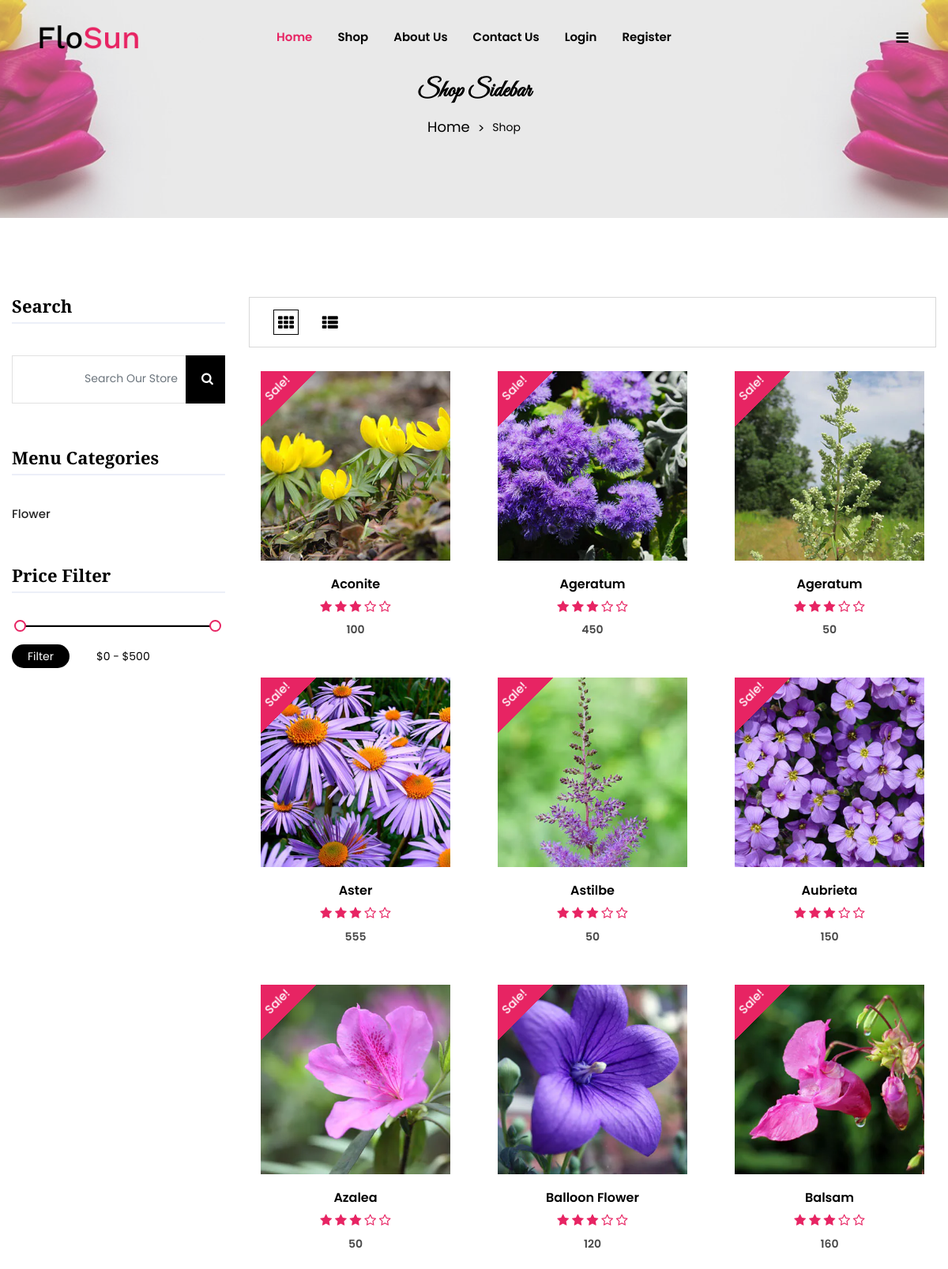
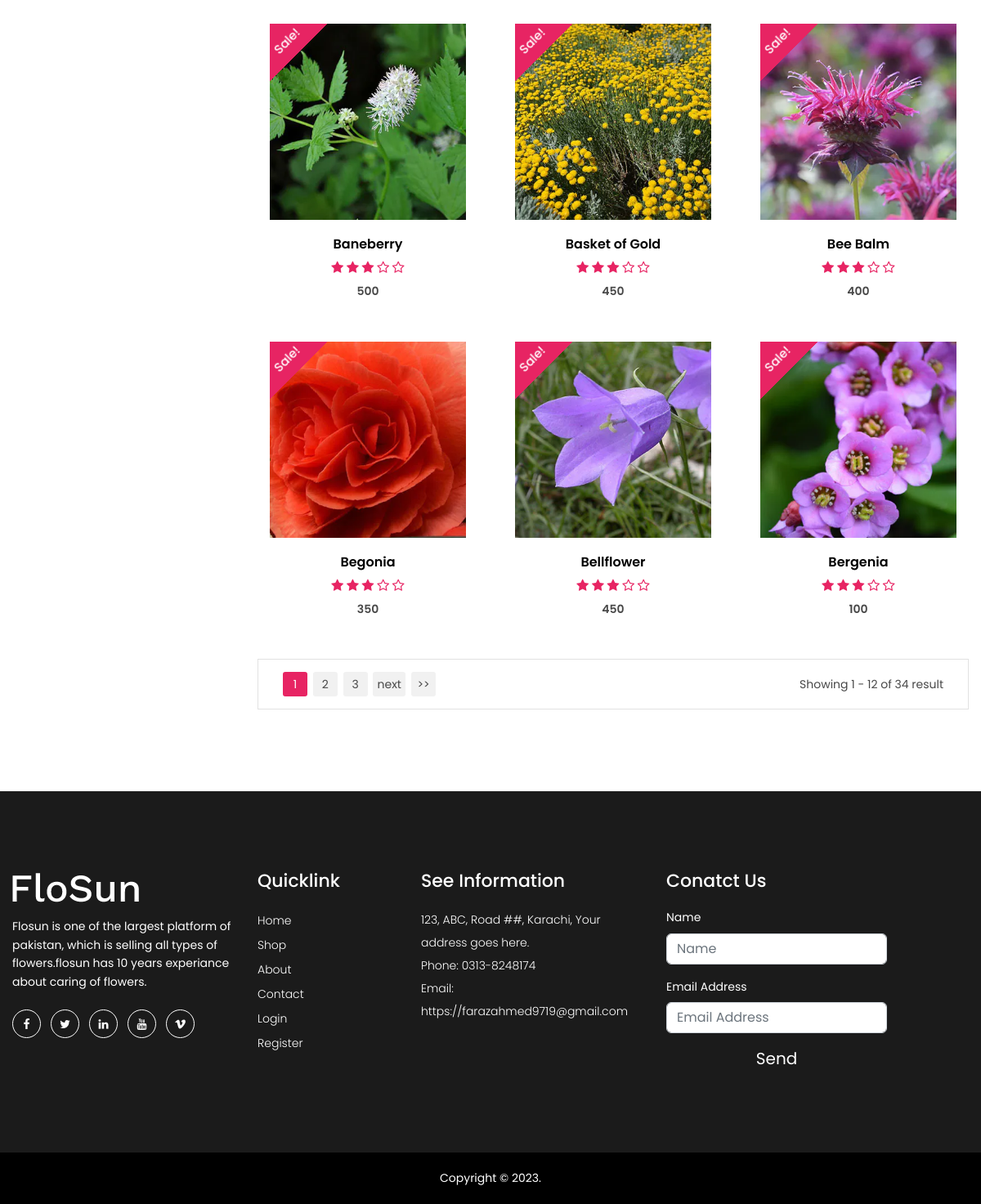
Screenshot of /index_product.php with the database file from the repository (2 pictures, top to bottom).
### tables this page shows
CREATE TABLE `product2` (
  `p_id` int(11) NOT NULL,
  `p_name` varchar(1000) NOT NULL,
  `p_desc` varchar(1000) NOT NULL,
  `price` int(11) NOT NULL,
  `c_id` int(11) NOT NULL,
  `image` varchar(10000) NOT NULL
);

CREATE TABLE `category` (
  `c_id` int(11) NOT NULL,
  `c_name` varchar(100) NOT NULL
);

### product.php (the view, shortened to what this page needs)
<!doctype html>
<html class="no-js" lang="en">
<head>
    <link rel="stylesheet" href="assets/css/vendor/bootstrap.min.css">
    <link rel="stylesheet" href="assets/css/vendor/font.awesome.min.css">
    <link rel="stylesheet" href="assets/css/vendor/linearicons.min.css">
    <link rel="stylesheet" href="assets/css/plugins/swiper-bundle.min.css">
    <link rel="stylesheet" href="assets/css/plugins/animate.min.css">
    <link rel="stylesheet" href="assets/css/plugins/jquery-ui.min.css">
    <link rel="stylesheet" href="assets/css/plugins/nice-select.min.css">
    <link rel="stylesheet" href="assets/css/plugins/magnific-popup.css">
    <link rel="stylesheet" href="assets/css/style.css">
</head>
<body>
    <div class="shop-main-area">
        <div class="container container-default custom-area">
            <div class="row flex-row-reverse">
                <div class="col-lg-9 col-12 col-custom widget-mt">
                    <div class="shop_toolbar_wrapper mb-30">
                        <div class="shop_toolbar_btn">
                            <button data-role="grid_3" type="button" class="active btn-grid-3" title="Grid"><i class="fa fa-th"></i></button>
                            <button data-role="grid_list" type="button" class="btn-list" title="List"><i class="fa fa-th-list"></i></button>
                        </div>
                    </div>
                    <div class="row shop_wrapper grid_3">
                         <?php
		                    include('connect.php');
		                    $sql = "SELECT * FROM product2";
                            $rs = mysqli_query($con,$sql);
                            while($data=mysqli_Fetch_array($rs)){
                          ?>
                        <div class="col-md-6 col-sm-6 col-lg-4 col-custom product-area">
                            <div class="product-item">
                                <div class="single-product position-relative mr-0 ml-0">
                                    <div class="product-image">
                                        <a class="d-block" href="product_view.php?id=<?php echo $data['p_id'] ?>">
                                            <img src="uploads/<?= $data['image']?>" alt="" class="product-image-1 w-100">
                                        </a>
                                        <span class="onsale">Sale!</span>
                                    </div>
                                    <div class="product-content">
                                        <div class="product-title">
                                            <h4 class="title-2"> <a href="product-details.html"><?= $data['p_name']?></a></h4>
                                        </div>
                                        <div class="product-rating">
                                            <i class="fa fa-star"></i>
                                            <i class="fa fa-star"></i>
                                            <i class="fa fa-star"></i>
                                            <i class="fa fa-star-o"></i>
                                            <i class="fa fa-star-o"></i>
                                        </div>
                                        <div class="price-box">
                                            <span class="regular-price "><?= $data['price']?></span>
                                        </div>
                                    </div>
                                </div>
                            </div>
                        </div>
                        <?php
                             }
                        ?>
                    </div>
                    <div class="row">
                        <div class="col-sm-12 col-custom">
                            <div class="toolbar-bottom">
                                <div class="pagination">
                                    <ul>
                                        <li class="current">1</li>
                                        <li><a href="#">2</a></li>
                                        <li><a href="#">3</a></li>
                                        <li class="next"><a href="#">next</a></li>
                                        <li><a href="#">&gt;&gt;</a></li>
                                    </ul>
                                </div>
                                <p class="desc-content text-center text-sm-right mb-0">Showing 1 - 12 of 34 result</p>
                            </div>
                        </div>
                    </div>
                </div>
                <div class="col-lg-3 col-12 col-custom">
                    <aside class="sidebar_widget widget-mt">
                        <div class="widget_inner">
                            <div class="widget-list widget-mb-1">
                                <h3 class="widget-title">Search</h3>
                                <form action="" method="post">
                                <div class="search-box">
                                    <div class="input-group">
                                        <input type="text" name="searchtex" class="form-control" placeholder="Search Our Store" aria-label="Search Our Store">
                                        <div class="input-group-append">
                                            <button class="btn btn-outline-secondary" name="search" type="button">
                                                <i class="fa fa-search"></i>
                                            </button>
                                        </div>
                                    </div>
                                </div>
                                </form>
                            </div>
                            <div class="widget-list widget-mb-1">
                                <h3 class="widget-title">Menu Categories</h3>
                                <nav>
                                    <ul class="mobile-menu p-0 m-0">
                                        <?php
                                        include('connect.php');
                                        $sql = "SELECT * FROM category";
                                        $rs = mysqli_query($con,$sql);
                                        while($data=mysqli_Fetch_array($rs)){
                                        ?>
                                        <li class="menu-item-has-children"><a href="#"><?= $data['c_name']?></a>
                                        </li>
                                        <?php
                                             }
                                        ?>
                                    </ul>
                                </nav>
                            </div>
                            <div class="widget-list widget-mb-1">
                                <h3 class="widget-title">Price Filter</h3>
                                <form action="#">
                                    <div id="slider-range"></div>
                                    <button type="submit">Filter</button>
                                    <input type="text" name="text" id="amount" />
                                </form>
                            </div>
                        </div>
                    </aside>
                </div>
            </div>
        </div>
    </div>
</body>
</html>

### rows the page displays
product2: image (picture), p_name "Aconite", price "100"
product2: image (picture), p_name "Ageratum", price "450"
product2: image (picture), p_name "Ageratum", price "50"
product2: image (picture), p_name "Aster", price "555"
product2: image (picture), p_name "Astilbe", price "50"
product2: image (picture), p_name "Aubrieta", price "150"
product2: image (picture), p_name "Azalea", price "50"
product2: image (picture), p_name "Balloon Flower", price "120"
product2: image (picture), p_name "Balsam", price "160"
product2: image (picture), p_name "Baneberry", price "500"
product2: image (picture), p_name "Basket of Gold", price "450"
product2: image (picture), p_name "Bee Balm", price "400"
product2: image (picture), p_name "Begonia", price "350"
product2: image (picture), p_name "Bellflower", price "450"
product2: image (picture), p_name "Bergenia", price "100"
category: c_name "Flower"
